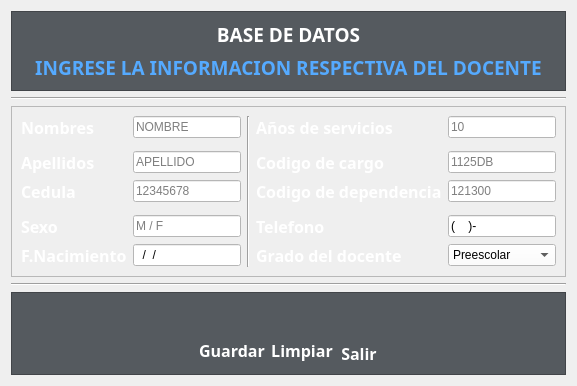
     <widget class="QWidget" name="qw_Profesores">
      <attribute name="title">
       <string>Profesores</string>
      </attribute>
      <layout class="QGridLayout" name="gridLayout">
       <item row="1" column="0">
        <widget class="QFrame" name="frame">
         <property name="styleSheet">
          <string notr="true">background-color: rgb(85, 90, 95);</string>
         </property>
         <property name="frameShape">
          <enum>QFrame::StyledPanel</enum>
         </property>
         <property name="frameShadow">
          <enum>QFrame::Raised</enum>
         </property>
         <layout class="QVBoxLayout" name="verticalLayout">
          <item>
           <widget class="QLabel" name="ql_Pbasededatos">
            <property name="font">
             <font>
              <family>Poppins</family>
              <pointsize>14</pointsize>
              <weight>75</weight>
              <bold>true</bold>
             </font>
            </property>
            <property name="styleSheet">
             <string notr="true">color: rgb(255, 255, 255);</string>
            </property>
            <property name="text">
             <string>&lt;html&gt;&lt;head/&gt;&lt;body&gt;&lt;p align=&quot;center&quot;&gt;BASE DE DATOS&lt;/p&gt;&lt;/body&gt;&lt;/html&gt;</string>
            </property>
           </widget>
          </item>
          <item>
           <widget class="QLabel" name="ql_Pingresarinfo">
            <property name="font">
             <font>
              <family>Poppins</family>
              <pointsize>14</pointsize>
              <weight>75</weight>
              <bold>true</bold>
             </font>
            </property>
            <property name="styleSheet">
             <string notr="true">color: rgb(85, 170, 255);</string>
            </property>
            <property name="text">
             <string>&lt;html&gt;&lt;head/&gt;&lt;body&gt;&lt;p align=&quot;center&quot;&gt;INGRESE LA INFORMACION RESPECTIVA DEL DOCENTE&lt;/p&gt;&lt;/body&gt;&lt;/html&gt;</string>
            </property>
           </widget>
          </item>
         </layout>
        </widget>
       </item>
       <item row="5" column="0">
        <widget class="Line" name="line_2">
         <property name="orientation">
          <enum>Qt::Horizontal</enum>
         </property>
        </widget>
       </item>
       <item row="2" column="0">
        <widget class="Line" name="line_3">
         <property name="orientation">
          <enum>Qt::Horizontal</enum>
         </property>
        </widget>
       </item>
       <item row="4" column="0">
        <widget class="QFrame" name="frame_4">
         <property name="frameShape">
          <enum>QFrame::StyledPanel</enum>
         </property>
         <property name="frameShadow">
          <enum>QFrame::Raised</enum>
         </property>
         <layout class="QGridLayout" name="gridLayout_5">
          <item row="5" column="0">
           <widget class="QLabel" name="ql_PsexoText">
            <property name="font">
             <font>
              <family>Poppins</family>
              <pointsize>12</pointsize>
              <weight>75</weight>
              <bold>true</bold>
             </font>
            </property>
            <property name="styleSheet">
             <string notr="true">color: rgb(255, 255, 255);</string>
            </property>
            <property name="text">
             <string>Sexo</string>
            </property>
           </widget>
          </item>
          <item row="0" column="1">
           <widget class="QLineEdit" name="qlinee_PnombreInfo">
            <property name="styleSheet">
             <string notr="true">background-color:rgb(255, 255, 255);</string>
            </property>
            <property name="placeholderText">
             <string>NOMBRE</string>
            </property>
           </widget>
          </item>
          <item row="5" column="1">
           <widget class="QLineEdit" name="qlinee_PsexoInfo">
            <property name="styleSheet">
             <string notr="true">background-color:rgb(255, 255, 255);</string>
            </property>
            <property name="inputMask">
             <string>A</string>
            </property>
            <property name="placeholderText">
             <string>M / F</string>
            </property>
           </widget>
          </item>
          <item row="0" column="3">
           <widget class="QLabel" name="ql_PanosserviText">
            <property name="font">
             <font>
              <family>Poppins</family>
              <pointsize>12</pointsize>
              <weight>75</weight>
              <bold>true</bold>
             </font>
            </property>
            <property name="styleSheet">
             <string notr="true">color: rgb(255, 255, 255);</string>
            </property>
            <property name="text">
             <string>Años de servicios</string>
            </property>
           </widget>
          </item>
          <item row="0" column="4">
           <widget class="QLineEdit" name="qlinee_PanosserviInfo">
            <property name="styleSheet">
             <string notr="true">background-color:rgb(255, 255, 255);</string>
            </property>
            <property name="inputMask">
             <string>99</string>
            </property>
            <property name="placeholderText">
             <string>10</string>
            </property>
           </widget>
          </item>
          <item row="0" column="0">
           <widget class="QLabel" name="ql_PnombreText">
            <property name="font">
             <font>
              <family>Poppins</family>
              <pointsize>12</pointsize>
              <weight>75</weight>
              <bold>true</bold>
             </font>
            </property>
            <property name="styleSheet">
             <string notr="true">color: rgb(255, 255, 255);</string>
            </property>
            <property name="text">
             <string>Nombres</string>
            </property>
           </widget>
          </item>
          <item row="6" column="0">
           <widget class="QLabel" name="ql_PfnacimientoText">
            <property name="font">
             <font>
              <family>Poppins</family>
              <pointsize>12</pointsize>
              <weight>75</weight>
              <bold>true</bold>
             </font>
            </property>
            <property name="styleSheet">
             <string notr="true">color: rgb(255, 255, 255);</string>
            </property>
            <property name="text">
             <string>F.Nacimiento</string>
            </property>
           </widget>
          </item>
          <item row="0" column="2" rowspan="7">
           <widget class="Line" name="line">
            <property name="orientation">
             <enum>Qt::Vertical</enum>
            </property>
           </widget>
          </item>
          <item row="3" column="1">
           <widget class="QLineEdit" name="qlinee_PcedulaInfo">
            <property name="styleSheet">
             <string notr="true">background-color:rgb(255, 255, 255);</string>
            </property>
            <property name="inputMask">
             <string>99999999</string>
            </property>
            <property name="maxLength">
             <number>8</number>
            </property>
            <property name="placeholderText">
             <string>12345678</string>
            </property>
           </widget>
          </item>
          <item row="6" column="1">
           <widget class="QLineEdit" name="qlinee_PfnacimientoInfo">
            <property name="styleSheet">
             <string notr="true">background-color:rgb(255, 255, 255);</string>
            </property>
            <property name="inputMask">
             <string>99/99/9999</string>
            </property>
            <property name="placeholderText">
             <string>DD/MM/AAAA</string>
            </property>
           </widget>
          </item>
          <item row="3" column="0">
           <widget class="QLabel" name="ql_PcedulaText">
            <property name="font">
             <font>
              <family>Poppins</family>
              <pointsize>12</pointsize>
              <weight>75</weight>
              <bold>true</bold>
             </font>
            </property>
            <property name="styleSheet">
             <string notr="true">color: rgb(255, 255, 255);</string>
            </property>
            <property name="text">
             <string>Cedula</string>
            </property>
           </widget>
          </item>
          <item row="2" column="1">
           <widget class="QLineEdit" name="qlinee_PapellidosInfo">
            <property name="styleSheet">
             <string notr="true">background-color:rgb(255, 255, 255);</string>
            </property>
            <property name="placeholderText">
             <string>APELLIDO</string>
            </property>
           </widget>
          </item>
          <item row="2" column="0">
           <widget class="QLabel" name="ql_PapellidoText">
            <property name="font">
             <font>
              <family>Poppins</family>
              <pointsize>12</pointsize>
              <weight>75</weight>
              <bold>true</bold>
             </font>
            </property>
            <property name="styleSheet">
             <string notr="true">color: rgb(255, 255, 255);</string>
            </property>
            <property name="text">
             <string>Apellidos</string>
            </property>
           </widget>
          </item>
          <item row="2" column="3">
           <widget class="QLabel" name="ql_PcodcargoText">
            <property name="font">
             <font>
              <family>Poppins</family>
              <pointsize>12</pointsize>
              <weight>75</weight>
              <bold>true</bold>
             </font>
            </property>
            <property name="styleSheet">
             <string notr="true">color: rgb(255, 255, 255);</string>
            </property>
            <property name="text">
             <string>Codigo de cargo</string>
            </property>
           </widget>
          </item>
          <item row="2" column="4">
           <widget class="QLineEdit" name="qlinee_PcodcargoInfo">
            <property name="styleSheet">
             <string notr="true">background-color:rgb(255, 255, 255);</string>
            </property>
            <property name="placeholderText">
             <string>1125DB</string>
            </property>
           </widget>
          </item>
          <item row="5" column="3">
           <widget class="QLabel" name="ql_PntelefonoText">
            <property name="font">
             <font>
              <family>Poppins</family>
              <pointsize>12</pointsize>
              <weight>75</weight>
              <bold>true</bold>
             </font>
            </property>
            <property name="styleSheet">
             <string notr="true">color: rgb(255, 255, 255);</string>
            </property>
            <property name="text">
             <string>Telefono</string>
            </property>
           </widget>
          </item>
          <item row="5" column="4">
           <widget class="QLineEdit" name="qlinee_PntelefonoInfo">
            <property name="styleSheet">
             <string notr="true">background-color:rgb(255, 255, 255);</string>
            </property>
            <property name="inputMask">
             <string>(9999)-9999999</string>
            </property>
            <property name="text">
             <string>()-</string>
            </property>
            <property name="placeholderText">
             <string/>
            </property>
           </widget>
          </item>
          <item row="3" column="3">
           <widget class="QLabel" name="ql_PcoddepenText">
            <property name="font">
             <font>
              <family>Poppins</family>
              <pointsize>12</pointsize>
              <weight>75</weight>
              <bold>true</bold>
             </font>
            </property>
            <property name="styleSheet">
             <string notr="true">color: rgb(255, 255, 255);</string>
            </property>
            <property name="text">
             <string>Codigo de dependencia</string>
            </property>
           </widget>
          </item>
          <item row="3" column="4">
           <widget class="QLineEdit" name="qlinee_PcoddepenInfo">
            <property name="styleSheet">
             <string notr="true">background-color:rgb(255, 255, 255);</string>
            </property>
            <property name="placeholderText">
             <string>121300</string>
            </property>
           </widget>
          </item>
          <item row="6" column="3">
           <widget class="QLabel" name="ql_PgradodocText">
            <property name="font">
             <font>
              <family>Poppins</family>
              <pointsize>12</pointsize>
              <weight>75</weight>
              <bold>true</bold>
             </font>
            </property>
            <property name="styleSheet">
             <string notr="true">color: rgb(255, 255, 255);</string>
            </property>
            <property name="text">
             <string>Grado del docente</string>
            </property>
           </widget>
          </item>
          <item row="6" column="4">
           <widget class="QComboBox" name="qcbox_PgradodocInfo">
            <property name="cursor">
             <cursorShape>PointingHandCursor</cursorShape>
            </property>
            <property name="styleSheet">
             <string notr="true">background-color: rgb(255, 255, 255);</string>
            </property>
            <property name="editable">
             <bool>false</bool>
            </property>
            <property name="duplicatesEnabled">
             <bool>false</bool>
            </property>
            <item>
             <property name="text">
              <string>Preescolar</string>
             </property>
            </item>
            <item>
             <property name="text">
              <string>1er Grado</string>
             </property>
            </item>
            <item>
             <property name="text">
              <string>2er Grado</string>
             </property>
            </item>
            <item>
             <property name="text">
              <string>3er Grado</string>
             </property>
            </item>
            <item>
             <property name="text">
              <string>4to Grado</string>
             </property>
            </item>
            <item>
             <property name="text">
              <string>5to Grado</string>
             </property>
            </item>
            <item>
             <property name="text">
              <string>6to Grado</string>
             </property>
            </item>
           </widget>
          </item>
         </layout>
        </widget>
       </item>
       <item row="6" column="0">
        <widget class="QFrame" name="frame_6">
         <property name="styleSheet">
          <string notr="true">background-color: rgb(85, 90, 95);</string>
         </property>
         <property name="frameShape">
          <enum>QFrame::StyledPanel</enum>
         </property>
         <property name="frameShadow">
          <enum>QFrame::Raised</enum>
         </property>
         <layout class="QGridLayout" name="gridLayout_6">
          <item row="2" column="1" rowspan="2">
           <widget class="QLabel" name="label_13">
            <property name="font">
             <font>
              <family>Poppins</family>
              <pointsize>12</pointsize>
              <weight>75</weight>
              <bold>true</bold>
             </font>
            </property>
            <property name="styleSheet">
             <string notr="true">color: rgb(255, 255, 255);</string>
            </property>
            <property name="text">
             <string>&lt;html&gt;&lt;head/&gt;&lt;body&gt;&lt;p align=&quot;center&quot;&gt;Guardar&lt;/p&gt;&lt;/body&gt;&lt;/html&gt;</string>
            </property>
           </widget>
          </item>
          <item row="0" column="1" rowspan="2">
           <widget class="QPushButton" name="bttn_Pguardar">
            <property name="cursor">
             <cursorShape>PointingHandCursor</cursorShape>
            </property>
            <property name="styleSheet">
             <string notr="true">QPushButton:hover
{
	border-style: solid;
	background-color: #757a80;
}

QPushButton:pressed
{		
		color: rgb(255, 255, 255);
	 	background-color:#333639;
}</string>
            </property>
            <property name="text">
             <string/>
            </property>
            <property name="icon">
             <iconset>
              <normaloff>../../SUNBAGB - copia/assets/icons/save-icon.png</normaloff>../../SUNBAGB - copia/assets/icons/save-icon.png</iconset>
            </property>
            <property name="iconSize">
             <size>
              <width>50</width>
              <height>50</height>
             </size>
            </property>
            <property name="flat">
             <bool>true</bool>
            </property>
           </widget>
          </item>
          <item row="0" column="3">
           <widget class="QPushButton" name="bttn_Psalir">
            <property name="cursor">
             <cursorShape>PointingHandCursor</cursorShape>
            </property>
            <property name="styleSheet">
             <string notr="true">QPushButton:hover
{
	border-style: solid;
	background-color: #757a80;
}

QPushButton:pressed
{		
		color: rgb(255, 255, 255);
	 	background-color:#333639;
}</string>
            </property>
            <property name="text">
             <string/>
            </property>
            <property name="icon">
             <iconset>
              <normaloff>../../SUNBAGB - copia/assets/icons/salir_icon.png</normaloff>../../SUNBAGB - copia/assets/icons/salir_icon.png</iconset>
            </property>
            <property name="iconSize">
             <size>
              <width>50</width>
              <height>50</height>
             </size>
            </property>
            <property name="flat">
             <bool>true</bool>
            </property>
           </widget>
          </item>
          <item row="0" column="0" rowspan="2">
           <spacer name="horizontalSpacer">
            <property name="orientation">
             <enum>Qt::Horizontal</enum>
            </property>
            <property name="sizeHint" stdset="0">
             <size>
              <width>40</width>
              <height>20</height>
             </size>
            </property>
           </spacer>
          </item>
          <item row="0" column="2" rowspan="2">
           <widget class="QPushButton" name="bttn_Plimpiar">
            <property name="cursor">
             <cursorShape>PointingHandCursor</cursorShape>
            </property>
            <property name="styleSheet">
             <string notr="true">QPushButton:hover
{
	border-style: solid;
	background-color: #757a80;
}

QPushButton:pressed
{		
		color: rgb(255, 255, 255);
	 	background-color:#333639;
}</string>
            </property>
            <property name="text">
             <string/>
            </property>
            <property name="icon">
             <iconset>
              <normaloff>../../SUNBAGB - copia/assets/icons/clear_icon.png</normaloff>../../SUNBAGB - copia/assets/icons/clear_icon.png</iconset>
            </property>
            <property name="iconSize">
             <size>
              <width>50</width>
              <height>50</height>
             </size>
            </property>
            <property name="flat">
             <bool>true</bool>
            </property>
           </widget>
          </item>
          <item row="2" column="2" rowspan="2">
           <widget class="QLabel" name="label_14">
            <property name="font">
             <font>
              <family>Poppins</family>
              <pointsize>12</pointsize>
              <weight>75</weight>
              <bold>true</bold>
             </font>
            </property>
            <property name="styleSheet">
             <string notr="true">color: rgb(255, 255, 255);</string>
            </property>
            <property name="text">
             <string>&lt;html&gt;&lt;head/&gt;&lt;body&gt;&lt;p align=&quot;center&quot;&gt;Limpiar&lt;/p&gt;&lt;/body&gt;&lt;/html&gt;</string>
            </property>
           </widget>
          </item>
          <item row="3" column="3">
           <widget class="QLabel" name="label_20">
            <property name="font">
             <font>
              <family>Poppins</family>
              <pointsize>12</pointsize>
              <weight>75</weight>
              <bold>true</bold>
             </font>
            </property>
            <property name="styleSheet">
             <string notr="true">color: rgb(255, 255, 255);</string>
            </property>
            <property name="text">
             <string>&lt;html&gt;&lt;head/&gt;&lt;body&gt;&lt;p align=&quot;center&quot;&gt;Salir&lt;/p&gt;&lt;/body&gt;&lt;/html&gt;</string>
            </property>
           </widget>
          </item>
          <item row="0" column="4">
           <spacer name="horizontalSpacer_2">
            <property name="orientation">
             <enum>Qt::Horizontal</enum>
            </property>
            <property name="sizeHint" stdset="0">
             <size>
              <width>40</width>
              <height>20</height>
             </size>
            </property>
           </spacer>
          </item>
         </layout>
        </widget>
       </item>
      </layout>
     </widget>
